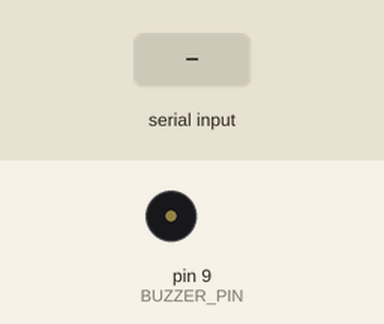
Simulated run of this sketch. Board: Arduino Uno, built with avr-gcc and run on an emulated ATmega328P. On the bench: buzzer (waves = sounding, pin HIGH). The test bench sets the inputs (shaded band). What the sketch prints to the serial monitor is not drawn.

Above: at 1.2 s.
1.3 s: "B:90\n" received over Serial
2.8 s: "B:\n" received over Serial
4.3 s: "90,45\n" received over Serial
Timing chart, 0 to 7.3 s (numbered marks = the images above; inputs shaded):
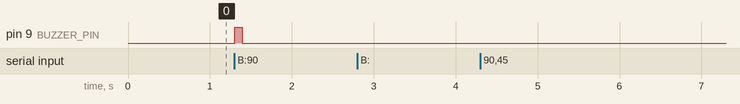

Measured:
- after the input at 1.3 s, pin 9 (BUZZER_PIN): LOW → HIGH at once, → LOW 0.09 s later
- after the input at 2.8 s, every drawn part: stays the same
- after the input at 4.3 s, every drawn part: stays the same

The sketch:

arduino_buzzer_fixed.ino
```cpp
/*
 * Fixed Arduino Buzzer Controller
 * Receives buzzer patterns via serial: "B:200,150,300\n"
 *
 * Issues fixed:
 * 1. Better memory management (avoid String fragmentation)
 * 2. Bounds checking for pulse values
 * 3. Better error handling
 * 4. Handles edge cases (spaces, empty segments)
 */

const uint8_t BUZZER_PIN = 9;
const unsigned long GAP_MS = 150;
const unsigned long MAX_PULSE_MS = 10000;  // Safety limit: max 10 seconds per pulse

void setup() {
  Serial.begin(9600);
  pinMode(BUZZER_PIN, OUTPUT);
  digitalWrite(BUZZER_PIN, LOW);

  // Wait for serial connection (optional, helps with some boards)
  while (!Serial && millis() < 3000) {
    ; // wait for serial port to connect (max 3 seconds)
  }

  Serial.println("Ready for B:payload");
}

void loop() {
  if (Serial.available() > 0) {
    // Read until newline
    String line = Serial.readStringUntil('\n');
    line.trim();  // Remove \r and whitespace

    if (line.length() > 0) {
      Serial.print("RX: ");
      Serial.println(line);

      if (line.startsWith("B:")) {
        playPattern(line.substring(2));
      } else {
        Serial.println("ERR: Expected format 'B:payload'");
      }
    }
  }
}

void playPattern(const String& payload) {
  if (payload.length() == 0) {
    Serial.println("ERR: Empty payload");
    return;
  }

  int start = 0;
  int pulseCount = 0;

  while (start >= 0 && start < payload.length()) {
    int comma = payload.indexOf(',', start);
    String part = (comma == -1)
      ? payload.substring(start)
      : payload.substring(start, comma);

    part.trim();  // Remove any spaces

    // Skip empty segments
    if (part.length() == 0) {
      if (comma == -1) break;
      start = comma + 1;
      continue;
    }

    // Convert to integer
    long pulse = part.toInt();

    // Validate pulse value
    if (pulse <= 0) {
      Serial.print("WARN: Invalid pulse value: ");
      Serial.println(part);
      if (comma == -1) break;
      start = comma + 1;
      continue;
    }

    if (pulse > MAX_PULSE_MS) {
      Serial.print("WARN: Pulse too long, capping at ");
      Serial.print(MAX_PULSE_MS);
      Serial.println("ms");
      pulse = MAX_PULSE_MS;
    }

    // Play the pulse
    digitalWrite(BUZZER_PIN, HIGH);
    delay((unsigned long)pulse);
    digitalWrite(BUZZER_PIN, LOW);
    delay(GAP_MS);

    pulseCount++;

    if (comma == -1) break;
    start = comma + 1;
  }

  if (pulseCount > 0) {
    Serial.print("OK: Played ");
    Serial.print(pulseCount);
    Serial.println(" pulse(s)");
  }
}
```
